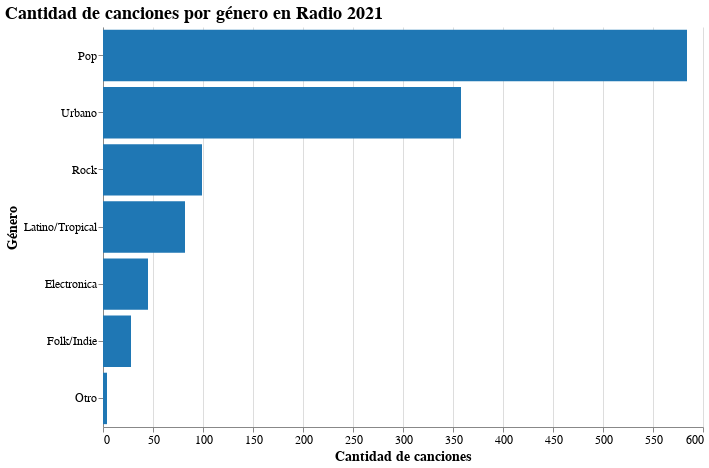

Source (notebook cell):
### Code cell
import pandas as pd
import altair as alt

# Leer el archivo CSV con (;)
df = pd.read_csv('Radio2021Listo.csv', sep=';', encoding='latin1')

# Limpiar nombres de columnas
df.columns = df.columns.str.strip().str.lower()

# Para contar géneros
genero_counts = df['genero'].value_counts().reset_index()
genero_counts.columns = ['genero', 'cantidad']

# Crear gráfico
chart = alt.Chart(genero_counts).mark_bar(color='#1f77b4').encode(
    x=alt.X('cantidad:Q', title='Cantidad de canciones'),
    y=alt.Y('genero:N', sort='-x', title='Género'),
    tooltip=['genero:N', 'cantidad:Q']
).properties(
    width=600,
    height=400,
    title='Cantidad de canciones por género en Radio 2021'
).configure_axis(
    labelFontSize=12,
    titleFontSize=14
).configure_title(
    fontSize=18,
    anchor='start'
).configure_view(
    stroke=None
)

# Guardar como HTML
chart.save('genero_radio_2021.html')

# Mostrar el gráfico
chart

### Figure 1 — Vega-Lite specification as saved in the notebook (floating-point values rounded to 4 significant figures)
{"config": {"view": {"continuousWidth": 300, "continuousHeight": 300, "stroke": null}, "axis": {"labelFontSize": 12, "titleFontSize": 14}, "title": {"anchor": "start", "fontSize": 18}}, "data": {"name": "data-54d516dc124f9b1c630711858746a9c1"}, "mark": {"type": "bar", "color": "#1f77b4"}, "encoding": {"tooltip": [{"field": "genero", "type": "nominal"}, {"field": "cantidad", "type": "quantitative"}], "x": {"field": "cantidad", "title": "Cantidad de canciones", "type": "quantitative"}, "y": {"field": "genero", "sort": "-x", "title": "Género", "type": "nominal"}}, "height": 400, "title": "Cantidad de canciones por género en Radio 2021", "width": 600, "$schema": "https://vega.github.io/schema/vega-lite/v5.20.1.json", "datasets": {"data-54d516dc124f9b1c630711858746a9c1": [{"genero": "Pop", "cantidad": 584}, {"genero": "Urbano", "cantidad": 358}, {"genero": "Rock", "cantidad": 99}, {"genero": "Latino/Tropical", "cantidad": 82}, {"genero": "Electronica", "cantidad": 45}, {"genero": "Folk/Indie", "cantidad": 28}, {"genero": "Otro", "cantidad": 4}]}}
